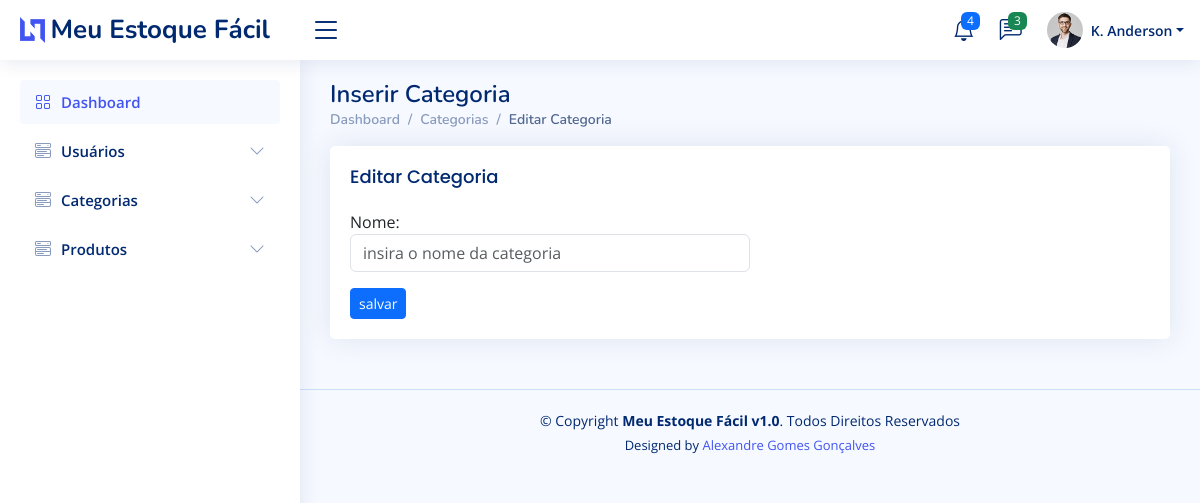
/categoria/editarCategoria/1 (signed in), run on an earlier commit of the app's database.
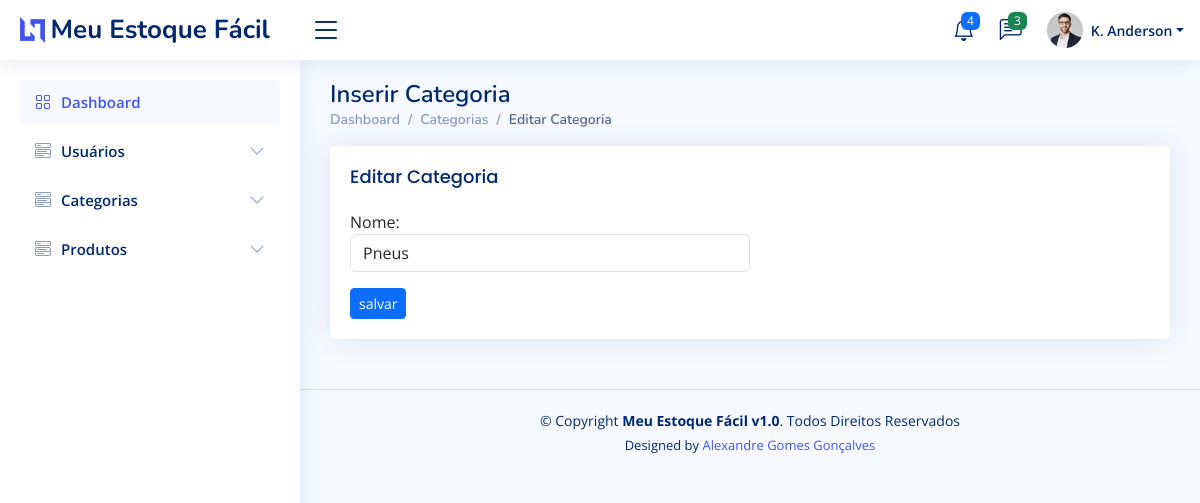
And on a later commit of the database.
### categoria/models.py (models this page shows, shortened)
class Categoria(models.Model):
    idCategoria     = models.AutoField(primary_key=True)
    nome            = models.CharField(max_length=255)
    created_at      = models.DateTimeField(auto_now_add=True)
    updated_at      = models.DateTimeField(auto_now=True)
    class Meta:
        ordering = ['-nome']

### categoria/views.py (the view)
# urls.py: path('editarCategoria/<int:id>', views.editarCategoria, name='editarCategoria'),
@login_required(login_url='/sistema/login/')
def editarCategoria(request, id):
    if request.method == 'POST':
         Cat = Categoria.objects.filter(idCategoria=id).first()
         form = CategoriaForm(request.POST, instance=Cat)
         if form.is_valid():
             form.save()
             return redirect('listarCategorias')
    elif request.method == 'GET':
        Cat = Categoria.objects.filter(idCategoria=id).first()
        form = CategoriaForm(instance=Cat)
        return render(request, 'editarCategoria.html', { 'form': form})

### categoria/forms.py
class CategoriaForm(forms.ModelForm):
    class Meta:
        model = Categoria
        fields = ['nome']
        widgets = {
            'nome': forms.TextInput(attrs = {'class': 'form-control', 'placeholder': 'insira o nome da categoria'})
        }

### categoria/templates/editarCategoria.html (shortened to what this page needs)
{% extends 'base.html' %}
{% load static %}
{% block navbar %}
    {% include 'sidebar.html' %}
{% endblock %}
{% block content %}
    {% block header %}
        {% include 'header.html' %}
    {% endblock %}
    <main id="main" class="main">
        <div class="pagetitle">
          <h1>Inserir Categoria</h1>
          <nav>
            <ol class="breadcrumb">
              <li class="breadcrumb-item"><a href="/dashboard/">Dashboard</a></li>
              <li class="breadcrumb-item">Categorias</li>
              <li class="breadcrumb-item active">Editar Categoria</li>
            </ol>
          </nav>
        </div>
        <section class="section">
          <div class="row">
              <div class="col-lg-12">
                  <div class="card">
                      <div class="card-body">
                          <h5 class="card-title">Editar Categoria</h5>
                          <div class="col-lg-6">
                            <form action="" method="post">
                              {{ form.as_p}}
                              <input type="submit" name="sarlvar" value="salvar" class="btn btn-primary btn-sm">
                            </form>
                          </div>
                      </div>
                  </div>
              </div>
          </div>
      </section>
      </main>
{% endblock %}

What changed in the data, as far as the page shows it:
added Categoria: nome "Pneus"
